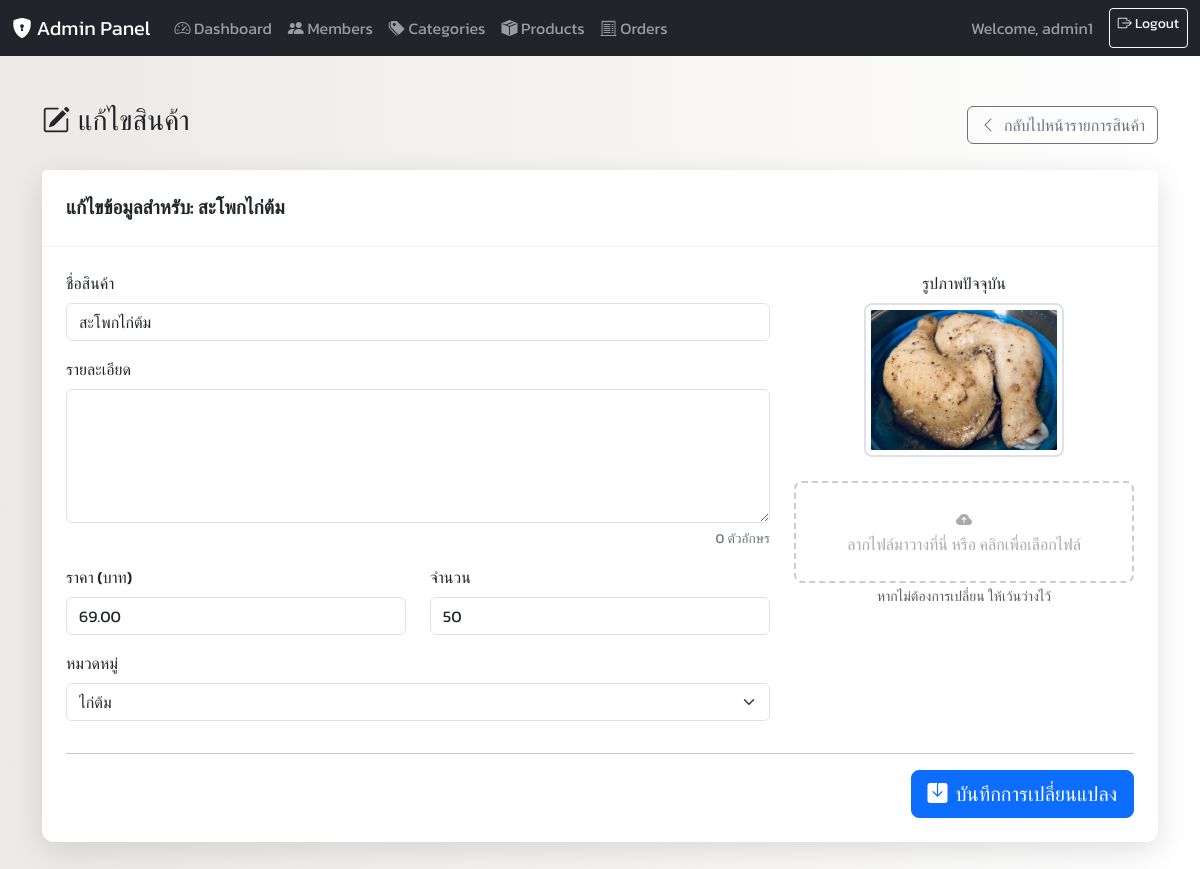
The app's page /online/admin/edit_product.php?id=12 (signed in) with its own data.
### tables this page shows
CREATE TABLE `products` (
  `product_id` int(11) NOT NULL,
  `product_name` varchar(150) NOT NULL,
  `description` text DEFAULT NULL,
  `price` decimal(10,2) NOT NULL,
  `is_featured` tinyint(1) NOT NULL DEFAULT 0,
  `stock` int(11) DEFAULT 0,
  `category_id` int(11) DEFAULT NULL,
  `image_url` varchar(255) DEFAULT NULL,
  `created_at` timestamp NOT NULL DEFAULT current_timestamp()
);

CREATE TABLE `categories` (
  `category_id` int(11) NOT NULL,
  `category_name` varchar(100) NOT NULL
);

### online/admin/edit_product.php (the view, shortened to what this page needs)
<?php
require_once '../config.php';
$product_id = filter_input(INPUT_GET, 'id', FILTER_VALIDATE_INT);
$product = null;
try {
    $stmt = $conn->prepare("SELECT * FROM products WHERE product_id = ?");
    $stmt->execute([$product_id]);
    $product = $stmt->fetch(PDO::FETCH_ASSOC);
    $stmt_categories = $conn->query("SELECT * FROM categories ORDER BY category_name ASC");
    $categories = $stmt_categories->fetchAll(PDO::FETCH_ASSOC);
} catch (PDOException $e) {
    $_SESSION['error'] = "Database Error: " . $e->getMessage();
    header("Location: products.php");
    exit;
}
?>
<!DOCTYPE html>
<html lang="th">
<head>
    <link href="https://cdn.jsdelivr.net/npm/bootstrap@5.3.2/dist/css/bootstrap.min.css" rel="stylesheet">
    <link rel="stylesheet" href="https://cdn.jsdelivr.net/npm/bootstrap-icons@1.11.3/font/bootstrap-icons.min.css">
</head>
<body>
    <?php require_once 'navbar.php'; ?>
    <div class="container mt-5 mb-5">
        <div class="d-flex justify-content-between align-items-center mb-4">
            <h1 class="h3"><i class="bi bi-pencil-square btn-icon"></i>แก้ไขสินค้า</h1>
            <a href="products.php" class="btn btn-outline-secondary"><i class="bi bi-chevron-left btn-icon"></i>กลับไปหน้ารายการสินค้า</a>
        </div>
        <div class="card">
            <div class="card-header">
                แก้ไขข้อมูลสำหรับ: <?= htmlspecialchars($product['product_name'] ?? 'N/A') ?>
            </div>
            <div class="card-body p-4">
                <form method="post" enctype="multipart/form-data">
                    <div class="row">
                        <div class="col-md-8">
                            <div class="mb-3">
                                <label for="product_name" class="form-label">ชื่อสินค้า</label>
                                <input type="text" id="product_name" name="product_name" class="form-control" value="<?= htmlspecialchars($product['product_name'] ?? '') ?>" required>
                            </div>
                            <div class="mb-3">
                                <label for="description" class="form-label">รายละเอียด</label>
                                <textarea id="description" name="description" class="form-control" rows="5"><?= htmlspecialchars($product['description'] ?? '') ?></textarea>
                                <div id="charCount" class="text-end">0 ตัวอักษร</div>
                            </div>
                            <div class="row">
                                <div class="col-md-6 mb-3">
                                    <label for="price" class="form-label">ราคา (บาท)</label>
                                    <input type="number" id="price" step="0.01" name="price" class="form-control" value="<?= htmlspecialchars($product['price'] ?? '0.00') ?>" required>
                                </div>
                                <div class="col-md-6 mb-3">
                                    <label for="stock" class="form-label">จำนวน</label>
                                    <input type="number" id="stock" name="stock" class="form-control" value="<?= htmlspecialchars($product['stock'] ?? '0') ?>" required>
                                </div>
                            </div>
                            <div class="mb-3">
                                <label for="category_id" class="form-label">หมวดหมู่</label>
                                <select id="category_id" name="category_id" class="form-select" required>
                                    <?php
                                    $selected_cat_id = $product['category_id'] ?? 0;
                                    foreach ($categories as $cat): ?>
                                        <option value="<?= $cat['category_id'] ?>" <?= ($selected_cat_id == $cat['category_id']) ? 'selected' : '' ?>>
                                            <?= htmlspecialchars($cat['category_name']) ?>
                                        </option>
                                    <?php endforeach; ?>
                                </select>
                            </div>
                        </div>
                        <div class="col-md-4">
                            <div class="mb-3 text-center">
                                <label class="form-label">รูปภาพปัจจุบัน</label>
                                <div>
                                    <img src="../<?= !empty($product['image_url']) ? htmlspecialchars($product['image_url']) : 'img/placeholder.png' ?>" alt="Current Image" class="current-img-preview" id="imagePreview">
                                </div>
                                <div class="drop-zone mt-2">
                                    <span class="drop-zone__prompt"><i class="bi bi-cloud-arrow-up-fill"></i><br>ลากไฟล์มาวางที่นี่ หรือ คลิกเพื่อเลือกไฟล์</span>
                                </div>
                                <small class="form-text text-muted">หากไม่ต้องการเปลี่ยน ให้เว้นว่างไว้</small>
                            </div>
                        </div>
                    </div>
                    <hr>
                    <div class="text-end">
                        <button type="submit" name="update_product" class="btn btn-primary btn-lg"><i class="bi bi-save-fill btn-icon"></i>บันทึกการเปลี่ยนแปลง</button>
                    </div>
                </form>
            </div>
        </div>
    </div>
</body>
</html>

### online/admin/edit_product.php (style rules this page uses)
body { font-family: 'Kanit', sans-serif; background: linear-gradient(to right, #ece9e6, #ffffff); }
.card { border: none; border-radius: 0.75rem; box-shadow: 0 8px 30px rgba(0, 0, 0, 0.12); transition: all 0.3s ease-in-out; }
.card-header { background-color: #fff; border-bottom: 1px solid #f0f0f0; padding: 1.5rem; font-weight: 600; font-size: 1.2rem; }
.btn-icon { margin-right: 0.5rem; }
.form-label { font-weight: 500; }
.current-img-preview { width: 100%; max-width: 200px; height: auto; object-fit: cover; border-radius: 0.5rem; border: 2px solid #dee2e6; padding: 5px; margin-bottom: 1rem; }
.drop-zone { border: 2px dashed #ccc; border-radius: 0.5rem; padding: 25px; text-align: center; font-weight: 500; color: #aaa; cursor: pointer; transition: all 0.3s ease; }
#charCount { font-size: 0.85rem; color: #6c757d; margin-top: 5px; }

### records on screen
products: product_name "สะโพกไก่ต้ม", price "69.00", stock "50", category_id "ไก่ต้ม", image_url (picture)

### other values on screen
$_SESSION['username'] "admin1"
